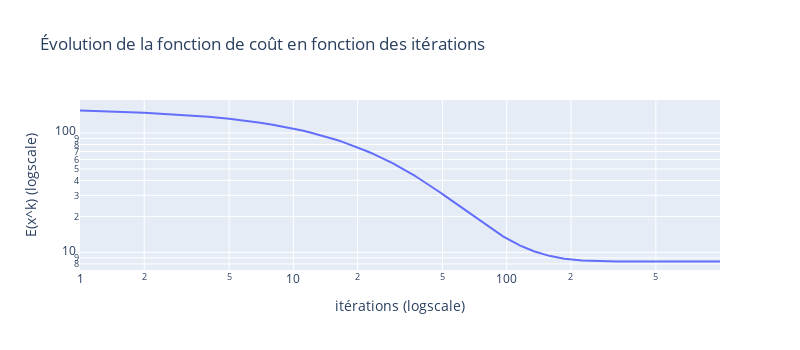
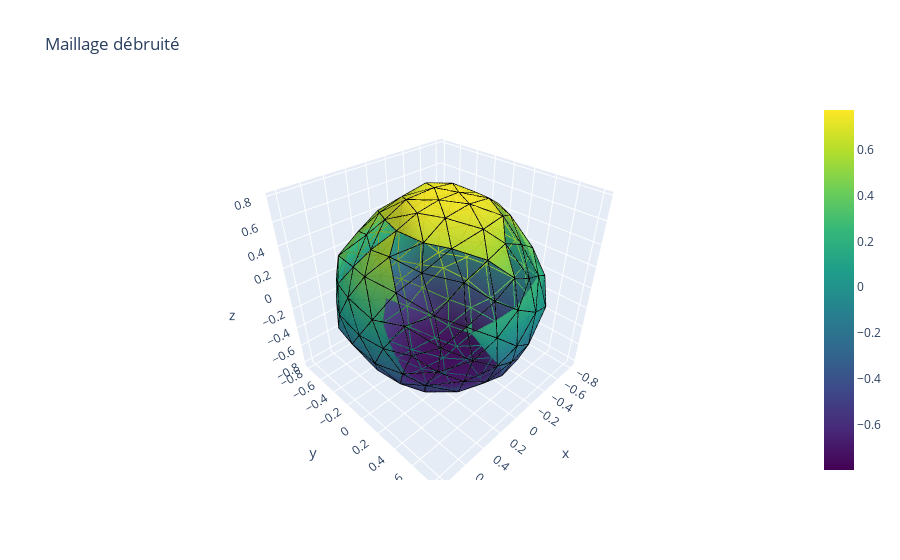

These figures' notebook cell, in order:
### Markdown cell above
# Affichage des résultats

### Code cell
# Fonction de coût en fonction des itérations
plt_cost = pd.DataFrame({'x':np.arange(len(En)), 'y':En, 'legend':'cost'})

fig = px.line(plt_cost,
              x='x', 
              y='y', 
              log_x=True, log_y=True,
              labels={'x':'itérations (logscale)','y':'E(x^k) (logscale)'},
              title='Évolution de la fonction de coût en fonction des itérations',
              width=800, height=350)
fig.show()

# Approximations finales
plot_mesh(VF, F, "Maillage débruité")

### Figure 1 — Plotly figure (JSON) as saved in the notebook; plotly's stock layout.template omitted (floating-point values rounded to 4 significant figures; data arrays with more than 128 entries replaced by an {"elided": "..."} marker saying what was removed)
{"data": [{"hovertemplate": "itérations (logscale)=%{x}<br>E(x^k) (logscale)=%{y}<extra></extra>", "legendgroup": "", "line": {"color": "#636efa", "dash": "solid"}, "marker": {"symbol": "circle"}, "mode": "lines", "name": "", "orientation": "v", "showlegend": false, "type": "scatter", "x": {"elided": "1000 int values"}, "xaxis": "x", "y": {"elided": "1000 float values"}, "yaxis": "y"}], "layout": {"height": 350, "legend": {"tracegroupgap": 0}, "title": {"text": "Évolution de la fonction de coût en fonction des itérations"}, "width": 800, "xaxis": {"anchor": "y", "domain": [0, 1], "title": {"text": "itérations (logscale)"}, "type": "log"}, "yaxis": {"anchor": "x", "domain": [0, 1], "title": {"text": "E(x^k) (logscale)"}, "type": "log"}}}

### Figure 2 — Plotly figure (JSON) as saved in the notebook; plotly's stock layout.template omitted (floating-point values rounded to 4 significant figures; data arrays with more than 128 entries replaced by an {"elided": "..."} marker saying what was removed)
{"data": [{"colorscale": [[0, "#440154"], [0.1111, "#482878"], [0.2222, "#3e4989"], [0.3333, "#31688e"], [0.4444, "#26828e"], [0.5556, "#1f9e89"], [0.6667, "#35b779"], [0.7778, "#6ece58"], [0.8889, "#b5de2b"], [1, "#fde725"]], "i": {"elided": "320 int values"}, "intensity": {"elided": "162 float values"}, "j": {"elided": "320 int values"}, "k": {"elided": "320 int values"}, "opacity": 0.9, "showscale": true, "type": "mesh3d", "x": {"elided": "162 float values"}, "y": {"elided": "162 float values"}, "z": {"elided": "162 float values"}}, {"line": {"color": "black", "width": 2}, "mode": "lines", "showlegend": false, "type": "scatter3d", "x": {"elided": "2880 float values"}, "y": {"elided": "2880 float values"}, "z": {"elided": "2880 float values"}}], "layout": {"scene": {"aspectmode": "data"}, "title": {"text": "Maillage débruité"}}}
